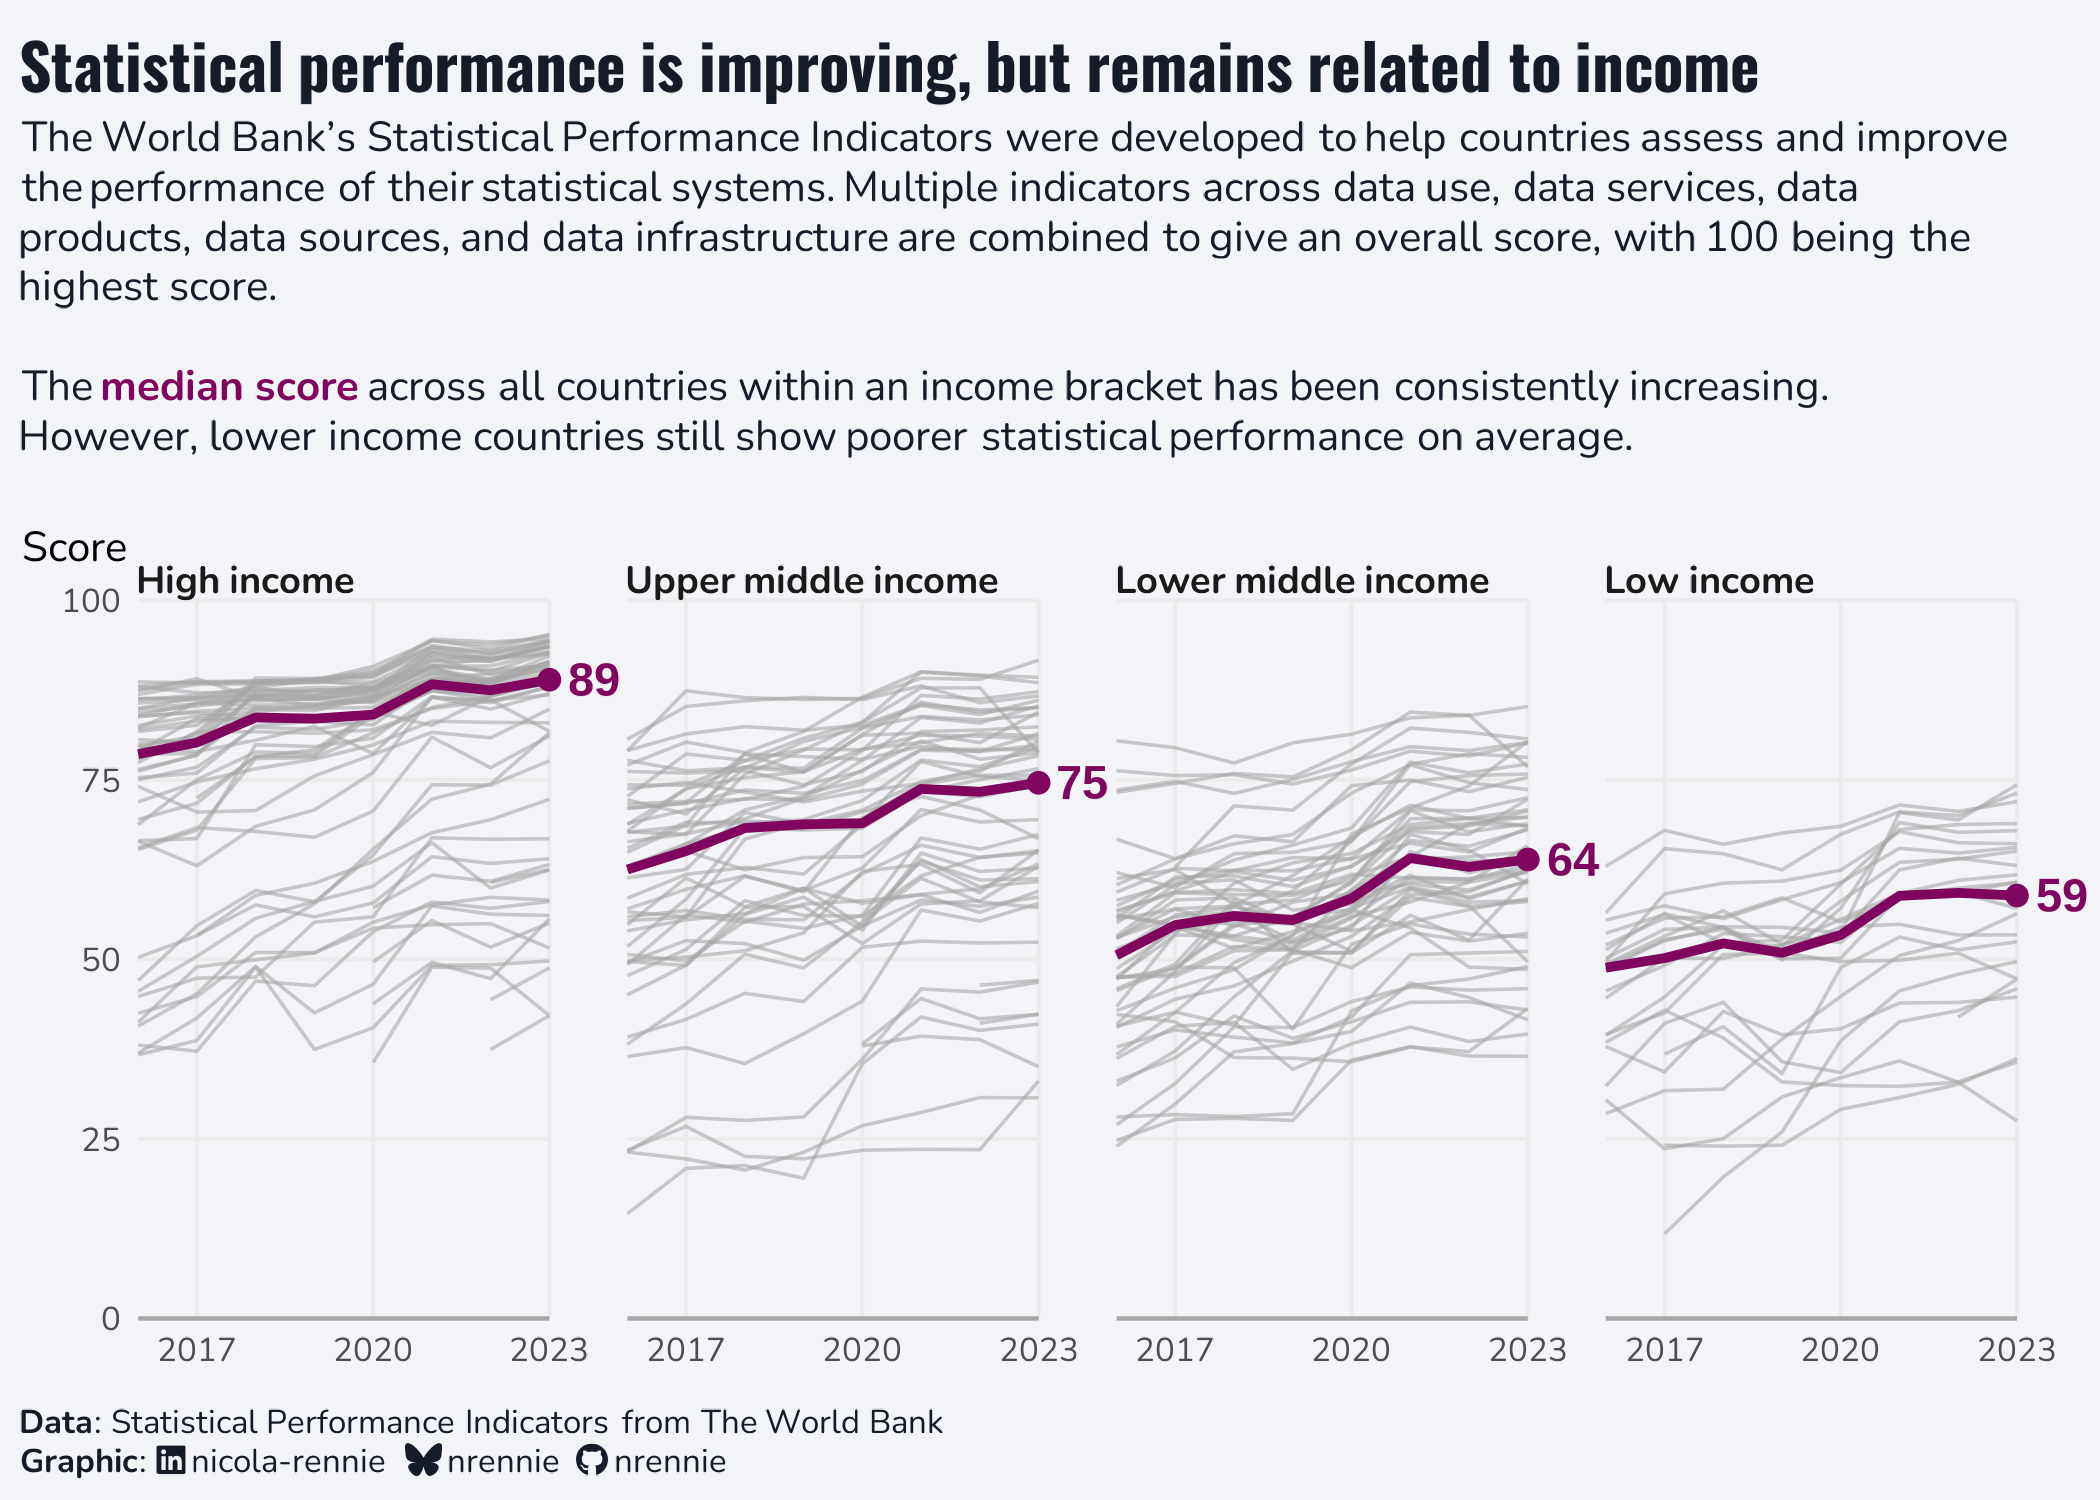

Source code (R):
# Load packages -----------------------------------------------------------

library(tidyverse)
library(showtext)
library(camcorder)
library(ggtext)
library(nrBrand)
library(glue)


# Load fonts --------------------------------------------------------------

font_add_google("Oswald")
font_add_google("Nunito")
showtext_auto()
showtext_opts(dpi = 300)
title_font <- "Oswald"
body_font <- "Nunito"


# Parameters --------------------------------------------------------------

bg_col <- "#F2F4F8"
text_col <- "#151C28"
highlight_col <- "#7F055F"


# Load data ---------------------------------------------------------------

tuesdata <- tidytuesdayR::tt_load("2025-11-25")
spi_indicators <- tuesdata$spi_indicators


# Data wrangling ----------------------------------------------------------

plot_data <- spi_indicators |>
  select(
    country, income, year, overall_score
  ) |>
  filter(
    year >= 2016,
    income != "Not classified"
  ) |>
  mutate(income = factor(income, levels = c(
    "High income", "Upper middle income",
    "Lower middle income", "Low income"
  )))

summary_data <- plot_data |>
  group_by(year, income) |>
  summarise(value = median(overall_score, na.rm = TRUE)) |>
  ungroup()


# Start recording ---------------------------------------------------------

gg_record(
  dir = file.path("2025", "2025-11-25", "recording"),
  device = "png",
  width = 7,
  height = 5,
  units = "in",
  dpi = 300
)


# Define text -------------------------------------------------------------

social <- nrBrand::social_caption(
  bg_colour = bg_col,
  icon_colour = text_col,
  font_colour = text_col,
  font_family = body_font,
  mastodon = NA
)
source_caption <- function(source, sep = "<br>", graphic = social) {
  glue::glue(
    "**Data**: {source} {sep} **Graphic**: {graphic}"
  )
}

title <- "Statistical performance is improving, but remains related to income"
st <- glue("The World Bank's Statistical Performance Indicators were developed to help countries assess and improve the performance of their statistical systems. Multiple indicators across data use, data services, data products, data sources, and data infrastructure are combined to give an overall score, with 100 being the highest score.<br><br>The <span style='color:{highlight_col};'>**median score**</span> across all countries within an income bracket has been consistently increasing. However, lower income countries still show poorer statistical performance on average.<br>")
cap <- source_caption("Statistical Performance Indicators from The World Bank")


# Plot --------------------------------------------------------------------

ggplot(
  data = plot_data,
  mapping = aes(x = year, y = overall_score)
) +
  geom_line(
    mapping = aes(group = country),
    colour = alpha("grey65", 0.6),
    linewidth = 0.4
  ) +
  geom_line(
    data = summary_data,
    mapping = aes(x = year, y = value),
    colour = highlight_col,
    linewidth = 1.1
  ) +
  geom_point(
    data = filter(summary_data, year == 2023),
    mapping = aes(x = year, y = value),
    colour = highlight_col,
    size = 2
  ) +
  geom_text(
    data = filter(summary_data, year == 2023),
    mapping = aes(x = year, y = value, label = round(value)),
    colour = highlight_col,
    fontface = "bold",
    size = 4,
    hjust = -0.4
  ) +
  geom_hline(yintercept = 0, colour = "grey65") +
  facet_wrap(~income, nrow = 1) +
  scale_x_continuous(breaks = c(2017, 2020, 2023)) +
  scale_y_continuous(limits = c(0, 100)) +
  labs(
    title = title,
    subtitle = st,
    caption = cap,
    x = NULL,
    y = "Score"
  ) +
  coord_cartesian(expand = FALSE, clip = "off") +
  theme_minimal(base_size = 10, base_family = body_font) +
  theme(
    axis.title.y = element_text(
      angle = 0,
      vjust = 1.1,
      hjust = 1,
      margin = margin(r = -16)
    ),
    panel.spacing = unit(1.3, "lines"),
    plot.margin = margin(5, 20, 5, 5),
    plot.title.position = "plot",
    plot.caption.position = "plot",
    plot.background = element_rect(fill = bg_col, colour = bg_col),
    panel.background = element_rect(fill = bg_col, colour = bg_col),
    plot.title = element_textbox_simple(
      colour = text_col,
      hjust = 0,
      halign = 0,
      margin = margin(b = 5, t = 5),
      family = title_font,
      face = "bold",
      size = rel(1.5)
    ),
    plot.subtitle = element_textbox_simple(
      colour = text_col,
      hjust = 0,
      halign = 0,
      margin = margin(b = 10, t = 5),
      family = body_font
    ),
    plot.caption = element_textbox_simple(
      colour = text_col,
      hjust = 0,
      halign = 0,
      margin = margin(b = 0, t = 10),
      family = body_font
    ),
    strip.text = element_textbox_simple(
      face = "bold",
      margin = margin(t = 10),
      size = rel(0.9)
    ),
    panel.grid.minor = element_blank()
  )


# Save gif ----------------------------------------------------------------

ggsave(
  filename = file.path("2025", "2025-11-25", paste0("20251125", ".png")),
  width = 7,
  height = 5,
  bg = bg_col,
  units = "in",
  dpi = 300
)

gg_playback(
  name = file.path("2025", "2025-11-25", paste0("20251125", ".gif")),
  first_image_duration = 4,
  last_image_duration = 20,
  frame_duration = .25,
  background = bg_col
)
